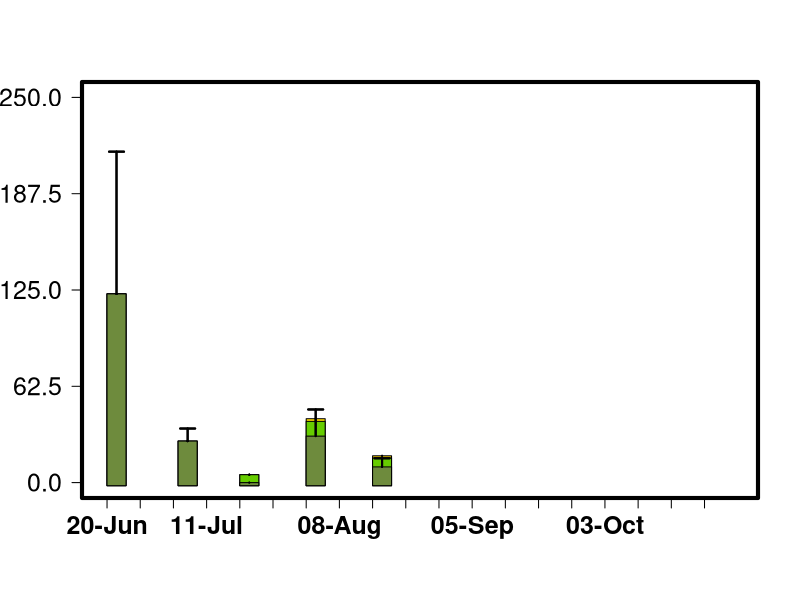

The R source for this figure:
library(tidyverse)
library(readr)
library(plyr)
library(dplyr)

alldata <- read.csv("2_incremental/20220310_STANDING_CROP.csv")

alldata$SAMPLING_DATE<-as.Date(alldata$SAMPLING_DATE)


#alldata[,c(11-87)]<-alldata[,c(13-87)]

#alldata<-replace(alldata[c(13:88)], alldata[c(13:87)] < 0, 0)

# Variable date to factor

dfEPIL <- alldata[which(alldata$SAMPLE_DESCRIPTOR == "EPIL"),]

dfEPIP <- alldata[which(alldata$SAMPLE_DESCRIPTOR == "EPIP"),]

dfFILA <- alldata[which(alldata$SAMPLE_DESCRIPTOR == "FILA"),]

ssite<-"WS"

se <- function(x, ...) sqrt(var(x, ...)/length(x))

names(alldata)

n1<-58

mult=1000

yrange<-250


EPIL.SUM<-data.frame(aggregate(as.numeric(dfEPIL[,n1]) ~ SAMPLING_DATE+SITE, dfEPIL, mean))
EPIL.SUM[,4]<-aggregate(as.numeric(dfEPIL[,n1]) ~ SAMPLING_DATE+SITE, dfEPIL, se)[,3]
EPIL.SUM <- subset(EPIL.SUM, SITE == ssite)
names(EPIL.SUM)<-c("DATE","SITE","MEAN.EPIL","STDER.EPIL")
EPIL.SUM[,5]<--2
EPIL.SUM[,c(3,4)]<-EPIL.SUM[,c(3,4)]*mult 

FILA.SUM<-data.frame(aggregate(as.numeric(dfFILA[,n1]) ~ SAMPLING_DATE+SITE, dfFILA, mean))
FILA.SUM[,4]<-aggregate(as.numeric(dfFILA[,n1]) ~ SAMPLING_DATE+SITE, dfFILA, se)[,3]
FILA.SUM <- subset(FILA.SUM, SITE == ssite)
names(FILA.SUM)<-c("DATE","SITE","MEAN.FILA","STDER.FILA")
FILA.SUM[,5]<--2
FILA.SUM[,c(3,4)]<-FILA.SUM[,c(3,4)]*mult 

EPIP.SUM<-data.frame(aggregate(as.numeric(dfEPIP[,n1]) ~ SAMPLING_DATE+SITE, dfEPIP, mean))
EPIP.SUM[,4]<-aggregate(as.numeric(dfEPIP[,n1]) ~ SAMPLING_DATE+SITE, dfEPIP, se)[,3]
EPIP.SUM <- subset(EPIP.SUM, SITE == ssite)
names(EPIP.SUM)<-c("DATE","SITE","MEAN.EPIP","STDER.EPIP")
EPIP.SUM[,5]<--2
EPIP.SUM[,c(3,4)]<-EPIP.SUM[,c(3,4)]*mult 


ALL.SUM<-list(EPIP.SUM,FILA.SUM,EPIL.SUM)

ALL.SUM<-ALL.SUM %>% reduce(full_join)

ALL.SUM[is.na(ALL.SUM)] <- 0

L=nrow(ALL.SUM)

#Column Width

j=2

#each 'polygon' is inside a list with xx and yy coordinates

dat1 <- lapply(1:L,function(x){
  res <- list(xx=c(ALL.SUM[x,1]+j, ALL.SUM[x,1]-j, ALL.SUM[x,1]-j, ALL.SUM[x,1]+j),
              yy=c(ALL.SUM[x,5], ALL.SUM[x,5], ALL.SUM[x,8], ALL.SUM[x,8]))
  return(res)
})

dat2 <- lapply(1:L,function(x){
  res <- list(xx=c(ALL.SUM[x,1]+j, ALL.SUM[x,1]-j, ALL.SUM[x,1]-j, ALL.SUM[x,1]+j),
              yy=c(ALL.SUM[x,5], ALL.SUM[x,5], ALL.SUM[x,6]+ALL.SUM[x,8], ALL.SUM[x,6]+ALL.SUM[x,8]))
  return(res)
})

dat3 <- lapply(1:L,function(x){
  res <- list(xx=c(ALL.SUM[x,1]+j, ALL.SUM[x,1]-j, ALL.SUM[x,1]-j, ALL.SUM[x,1]+j),
              yy=c(ALL.SUM[x,5], ALL.SUM[x,5], ALL.SUM[x,3]+ALL.SUM[x,6]+ALL.SUM[x,8], ALL.SUM[x,3]+ALL.SUM[x,6]+ALL.SUM[x,8]))
  return(res)
})

ardat1 <- lapply(1:L,function(x){
  res <- list(x0=c(ALL.SUM[x,1], ALL.SUM[x,1]),
              y0=c(ALL.SUM[x,8]),
              x1=c(ALL.SUM[x,1], ALL.SUM[x,1]),
              y1=c(ALL.SUM[x,8]+ALL.SUM[x,9]))
  return(res)
})

ardat2 <- lapply(1:L,function(x){
  res <- list(x0=c(ALL.SUM[x,1], ALL.SUM[x,1]),
              y0=c(ALL.SUM[x,6]+ ALL.SUM[x,8]),
              x1=c(ALL.SUM[x,1], ALL.SUM[x,1]),
              y1=c(ALL.SUM[x,6]+ALL.SUM[x,8]+ALL.SUM[x,7]))
  return(res)
})
ardat3 <- lapply(1:L,function(x){
  res <- list(x0=c(ALL.SUM[x,1], ALL.SUM[x,1]),
              y0=c(ALL.SUM[x,6]+ALL.SUM[x,8]+ALL.SUM[x,3]),
              x1=c(ALL.SUM[x,1], ALL.SUM[x,1]),
              y1=c(ALL.SUM[x,6]+ALL.SUM[x,8]+ALL.SUM[x,3]+ALL.SUM[x,4]))
  return(res)
})


#create empty plot


dev.new(width=10, height=7, noRStudioGD = TRUE)
plot(ALL.SUM[,1], ALL.SUM[,2],
     type='n',
     ylim=c(0,yrange),
     xlim= c(as.Date("2021-06-20"),as.Date("2021-10-30")),
     ylab=NA, 
     yaxt = "n",
     cex=1.5,
     xaxt = "n",
     xlab = NA,
     cex.lab=1, cex.axis=1.2, cex.main=1.2, cex.sub=1.2,
)


axis(side = 2, at = seq(0, yrange, length.out=5), las=1, font.axis=1, cex.axis=1.5)

axis.Date(1, at=seq(as.Date("2021-06-20"), as.Date("2021-10-30"), "1 week"), las=1, font.axis=2, cex.axis=1.5, format="%d-%b")

#add polygons

for (i in 1:L) polygon(unlist(dat3[[i]]$xx),unlist(dat3[[i]]$yy),col="gold", border="black")
for (i in 1:L) polygon(unlist(dat2[[i]]$xx),unlist(dat2[[i]]$yy),col="chartreuse3", border="black")
for (i in 1:L) polygon(unlist(dat1[[i]]$xx),unlist(dat1[[i]]$yy),col=colors()[89],border="black")

for (i in 1:L) arrows(unlist(ardat3[[i]]$x0),unlist(ardat3[[i]]$y0),unlist(ardat3[[i]]$x1),unlist(ardat3[[i]]$y1), length=0.075, angle=90, code=2, lwd=2,col="black")
for (i in 1:L) arrows(unlist(ardat2[[i]]$x0),unlist(ardat2[[i]]$y0),unlist(ardat2[[i]]$x1),unlist(ardat2[[i]]$y1), length=0.075, angle=90, code=2, lwd=2,col="black")
for (i in 1:L) arrows(unlist(ardat1[[i]]$x0),unlist(ardat1[[i]]$y0),unlist(ardat1[[i]]$x1),unlist(ardat1[[i]]$y1), length=0.075, angle=90, code=2, lwd=2,col="black")


box(lwd=4)



